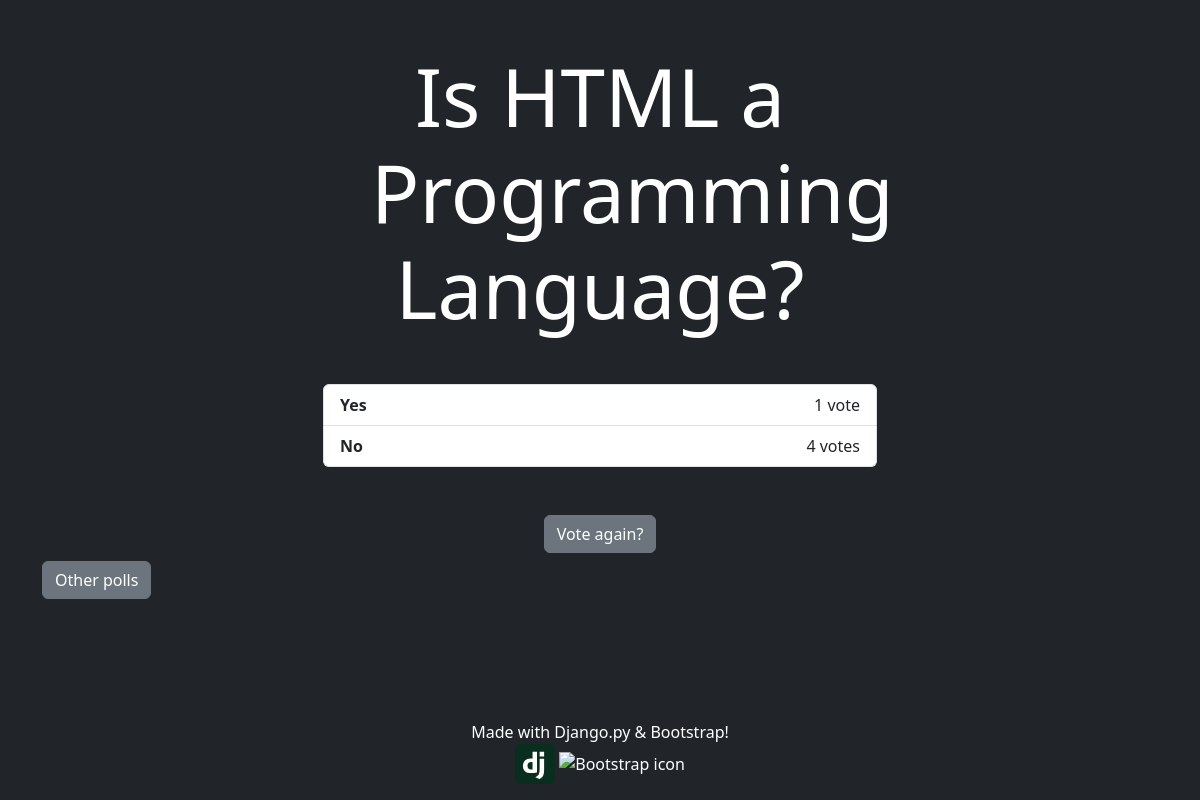
The app's page /polls/2/results/ with its own data.
### polls/models.py (models this page shows, shortened)
class Question(models.Model):
    question_text = models.CharField(max_length=200)
    pub_date = models.DateTimeField('date published')

class Choice(models.Model):
    question = models.ForeignKey(Question, on_delete=models.CASCADE)
    choice_text = models.CharField(max_length=200)
    votes = models.IntegerField(default=0)

### polls/views.py (the view)
# urls.py: path('<int:pk>/results/', views.ResultsView.as_view(), name='results'),
class ResultsView(generic.DetailView):
    model = Question
    template_name = 'polls/results.html'

### polls/templates/polls/results.html (shortened to what this page needs)
<!doctype html>
<html lang="en">
  <head>
    <link href="https://cdn.jsdelivr.net/npm/bootstrap@5.3.0-alpha1/dist/css/bootstrap.min.css" rel="stylesheet">
    {% load static %}
    <link rel="stylesheet" href="{% static 'polls/styles/style.css' %}">
  </head>
  <body class="bg-dark">
    <div class="container text-white">
        <main>
            <div class="row justify-content-center align-items-center g-2">
                <div class="col-6 text-center">
                    <h1 class="display-1 m-5">{{ question.question_text }}</h1>
                    <ul class="list-group">
                    {% for choice in question.choice_set.all %}
                        <li class="list-group-item d-flex justify-content-between">
                            <div><b>{{ choice.choice_text }}</b></div><div>{{ choice.votes }} vote{{ choice.votes|pluralize }}</div>
                        </li>
                    {% endfor %}
                    </ul>
                    <a class="btn btn-secondary mt-5" href="{% url 'polls:detail' question.id %}">Vote again?</a>
                </div>
                <div class="col-12">
                    <a class="btn btn-secondary" href="{% url 'polls:index' %}">Other polls</a>
                </div>
            </div>
        </main>
        <footer class="fixed-bottom">
            <div class="row justify-content-center align-items-center g-2">
                <div class="col-12 text-center">
                    <p class="m-0">Made with Django.py & Bootstrap!</p>
                    <div class="mb-3">
                        <img src="{% static 'polls/images/django-icon-svgrepo-com.svg' %}" alt="Django icon">
                        <img src="{% static 'polls/images/Bootstrap_logo.svg' %}" alt="Bootstrap icon">
                    </div>
                </div>
            </div>
        </footer>
    </div>
  </body>
</html>

### polls/static/polls/styles/style.css (style rules this page uses)
footer img { width: 40px; height: auto; }

### records on screen
Question: question_text "Is HTML a Programming Language?"
Choice: choice_text "Yes", votes "1"
Choice: choice_text "No", votes "4"
